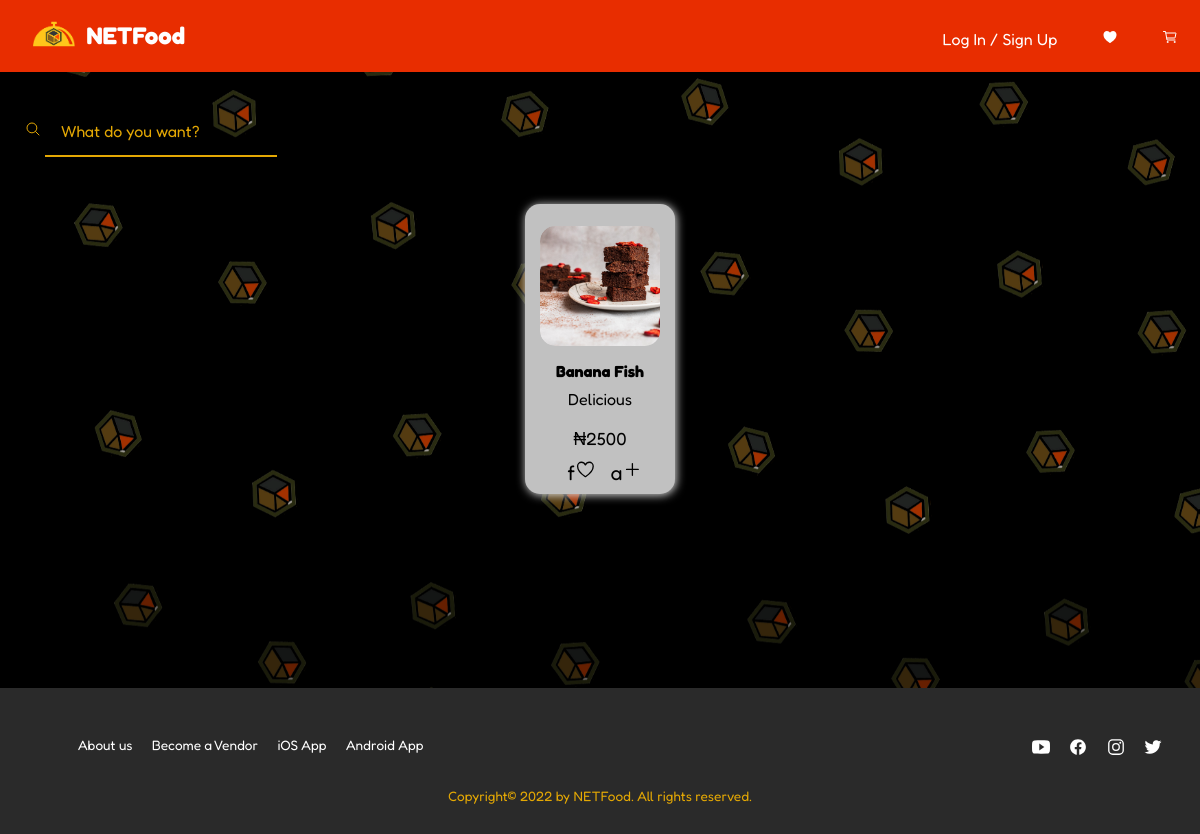
Before: /index.php?page=menu with the older database file.
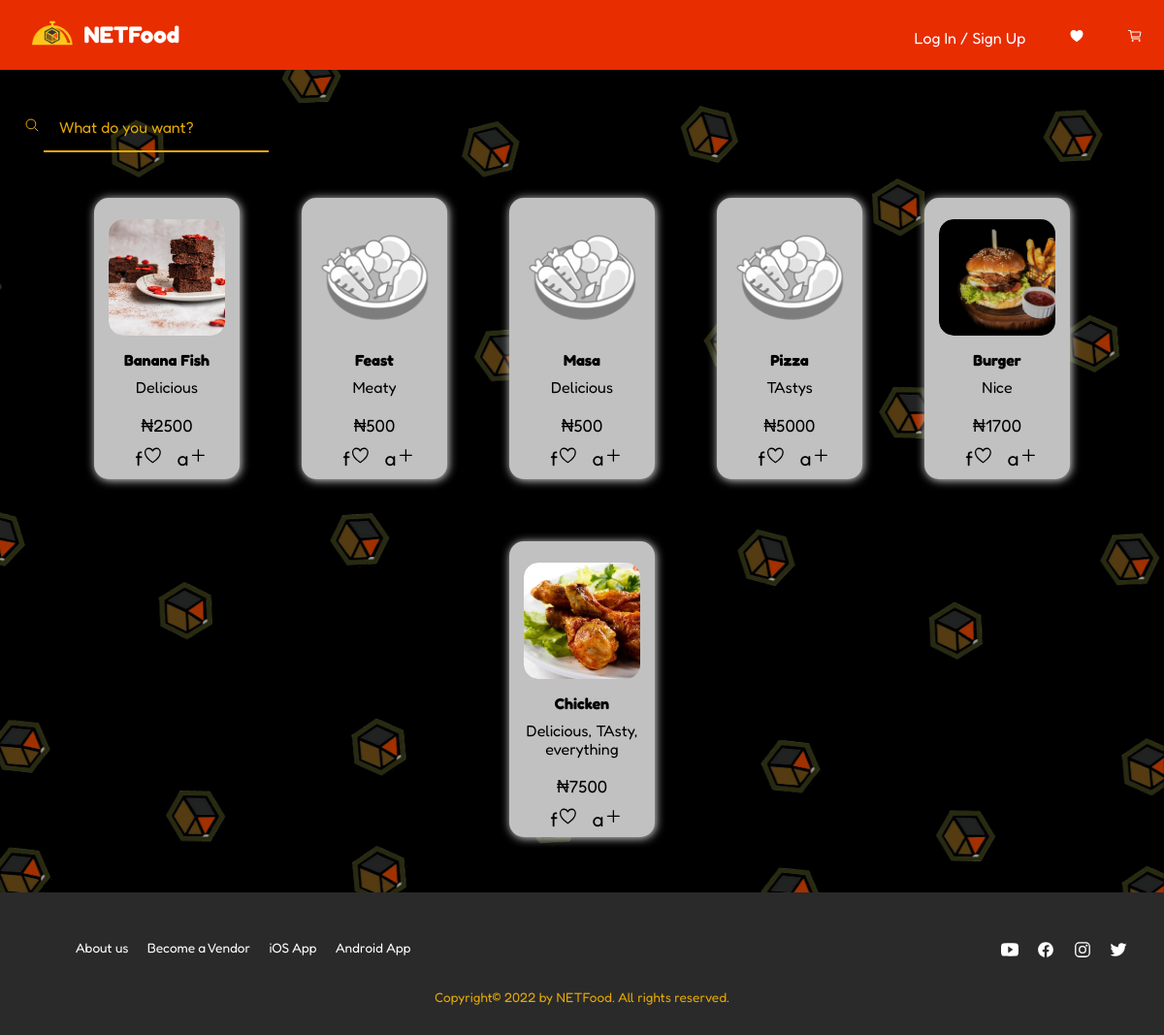
After: the same page with the newer database file.
### tables this page shows
CREATE TABLE `item` (
  `iditem` int(11) NOT NULL,
  `item_name` varchar(60) NOT NULL,
  `ingredients` varchar(500) NOT NULL,
  `description` varchar(500) NOT NULL,
  `price` decimal(10,0) NOT NULL,
  `photo` varchar(255) NOT NULL,
  `idvendor` int(11) NOT NULL
);

### pages/menu.php (the view)
<?php
    $statement = $pdo->prepare('SELECT * FROM item');
    $statement->execute();
    $items=$statement->fetchAll(PDO::FETCH_ASSOC);
?>
<section class="image-background menu-page">
	<div class="search-request">
		<div>
			<ion-icon name="search-outline"></ion-icon>
			<input
				id="searchInput"
				placeholder="What do you want?"
				name="meal-request"
				class="input"
			/>
		</div>
	</div>
<div class="center-con">
	<?php foreach  ($items as $item): ?>
        <div class="menu-item">
            <div class="menu-image">
				<img onerror="this.src = '/assets/res/img/food_placeholder.png'" src="<?= ITEM_IMG_DIR.$item['photo'] ?>" alt="<?= $item['item_name'] ?>"/>
            </div>
			<b><p class="menu-about"> <?= $item['item_name'] ?> </p></b>
            <p class="menu-about"> <?= $item['description'] ?> </p>
            <span class="meal-price"><span>&#8358;</span><?= $item['price'] ?></span>
			<div>
				<a onclick="addToFav(<?= $item['iditem']?>, '<?= $item['item_name'] ?>')" class="btn-fav" >f<ion-icon name="heart-outline"></ion-icon></a>
				<a onclick="addToCart(<?= $item['iditem']?>)" class="btn-add">a<ion-icon name="add-outline"></ion-icon></a>
			</div>
        </div>
    <?php endforeach; ?>
</div>
</section>

### components/header.php (shortened to what this page needs)
<!DOCTYPE html>
<html lang="en">
<head>
	<link rel="stylesheet" href="assets/res/style.css" />
	<link rel="stylesheet" href="assets/vendor/css/grid.css" />
	<link rel="stylesheet" href="assets/vendor/css/normalize.css" />
	<link rel="stylesheet" href="assets/vendor/css/splide.min.css" />
</head>
<body class="">
<header>
	<a href="index.php?page=menu">
	<img src="assets/res/img/logo.png" alt="NETFood logo" class="logo" />
	<h2>NETFood</h2>
	</a>
	<nav>
		<ul class="main-nav">
			<?php
			if (isset($_SESSION["userid"])) {
			include 'private-header.php';
			}else{
			include 'public-header.php';
			}
			?>
			<li>
				<a href="index.php?page=favorites">
					<ion-icon name="heart"></ion-icon>
				</a>
			</li>
			<li>
				<a href="" id="cd-cart-trigger">
					<ion-icon name="cart-outline"></ion-icon>
				</a>
			</li>
		</ul>
	</nav>
</header>

### components/public-header.php
<li><a href="index.php?page=login-signup">Log In / Sign Up</a></li>

### index.php (shortened to what this page needs)
<?php
include 'components/header.php';
include 'components/cart.php';
$page = $_GET['page'] ?? '';
?>
<div class="background">
<?php
switch ($page) {
    case 'menu':
        require 'pages/menu.php';
        break;
}
?>
</div>
<?php
include 'components/footer.php';
?>

### components/footer.php (shortened to what this page needs)
        <footer>
            <div class="row">
                <div class="col span-1-of-2">
                    <ul class="footer-nav">
                        <li><a href="index.php?page=about-us">About us</a></li>
                        <li><a href="">Become a Vendor</a></li>
                        <li><a href="#">iOS App</a></li>
                        <li><a href="#">Android App</a></li>
                    </ul>
                </div>
                <div class="col span-1-of-2">
                    <ul class="social-icon">
                        <li><a href="#">
                                <ion-icon name="logo-youtube" class="icon-small"></ion-icon>
                            </a></li>
                        <li><a href="#">
                                <ion-icon name="logo-facebook" class="icon-small"></ion-icon>
                            </a></li>
                        <li><a href="#">
                                <ion-icon name="logo-instagram" class="icon-small"></ion-icon>
                            </a></li>
                        <li><a href="#">
                                <ion-icon name="logo-twitter" class="icon-small"></ion-icon>
                            </a></li>
                    </ul>
                </div>
            </div>
            <div class="row">
                <p>Copyright&copy; 2022 by NETFood. All rights reserved.</p>
            </div>
        </footer>
</body>
</html>

### assets/res/style.css (style rules this page uses)
* { margin: 0; text-decoration: none; font-family: "Fredoka", sans-serif; text-decoration: none; }
a { color: white; }
html { scroll-behavior: smooth; background-color: black; }
body { color: #e9e9e9; overflow-x: hidden; }
.background { background-image: url(img/bg2.png); position: relative; background-attachment: fixed; background-position: center; background-size: cover; background-repeat: no-repeat; min-height: 77vh; }
header { width: inherit; height: auto; background-color: #e82d00; padding: 1.4em; }
section { padding: 25px; margin: 0 auto; }
header h2 { display: inline-block; }
header::after { content: ''; display: table; clear: both; }
.logo { height: 50px; width: auto; float: left; margin: -13px 7px; }
nav { list-style: none; margin-top: 7px; float: right; display: inline-table; }
nav li { display: inline-block; margin-left: 40px; }
.search-request { color: #e4a804; margin-bottom: 15px; }
.search-request ::placeholder { color: #e4a804; }
.address-request input, .search-request input, .login-request input { height: 20px; width: 20rem; max-width: 200px; padding: 0.875rem 1rem; margin-top: 10px; background-color: transparent; border: 0; border-bottom: 2px solid #e4a804; outline-style: none; color: #e4a804; }
::placeholder { color: white; }
.menu-page { height: auto; }
.menu-item { min-height: 200px; max-height: 285px; width: 130px; background-color: #c1c1c1; padding: 10px; border-radius: 15px; box-shadow: 1px 1px 10px #e4e4e4; color: black; text-align: center; margin: 2rem; float: left; }
.menu-image { height: 120px; width: 120px; margin: 12px auto; border-radius: inherit; overflow: hidden; display: inline-block; }
.menu-image img { height: inherit; width: auto; border-radius: inherit; }
.meal-price { display: inline-block; margin: 10px auto; font-size: 110%; }
.menu-about { margin-bottom: 10px; }
.center-con { display: flex; justify-content: center; align-items: center; flex-wrap: wrap; }
.btn-add, .btn-fav { justify-content: center; padding-top: 3px; margin-left: 0.5em; font-size: 130%; transition: font-size .5s; color: black; }
.image-background { background-image: url('img/bg2.png') ; position: relative; background-attachment: fixed; background-position: center; background-size: cover; background-repeat: no-repeat; overflow-y: scroll; }
footer { background-color: #2a2a2a; padding: 30px; font-size: 85%; color: rgb(228, 168, 4); }
.footer-nav { float: left; list-style: none; }
.social-icon { float: right; list-style: none; color: #e4a804; }
.footer-nav li, .social-icon li { display: inline-block; margin: 8px; }
footer p { font-size: 100%; text-align: center; margin-top: 10px; }

Changed rows visible on the page:
added item: item_name "Feast", description "Meaty", price "500"
added item: item_name "Masa", description "Delicious", price "500"
added item: item_name "Pizza", description "TAstys", price "5000"
added item: photo (picture), item_name "Burger", description "Nice", price "1700"
added item: photo (picture), item_name "Chicken", description "Delicious, TAsty, everything", price "7500"
